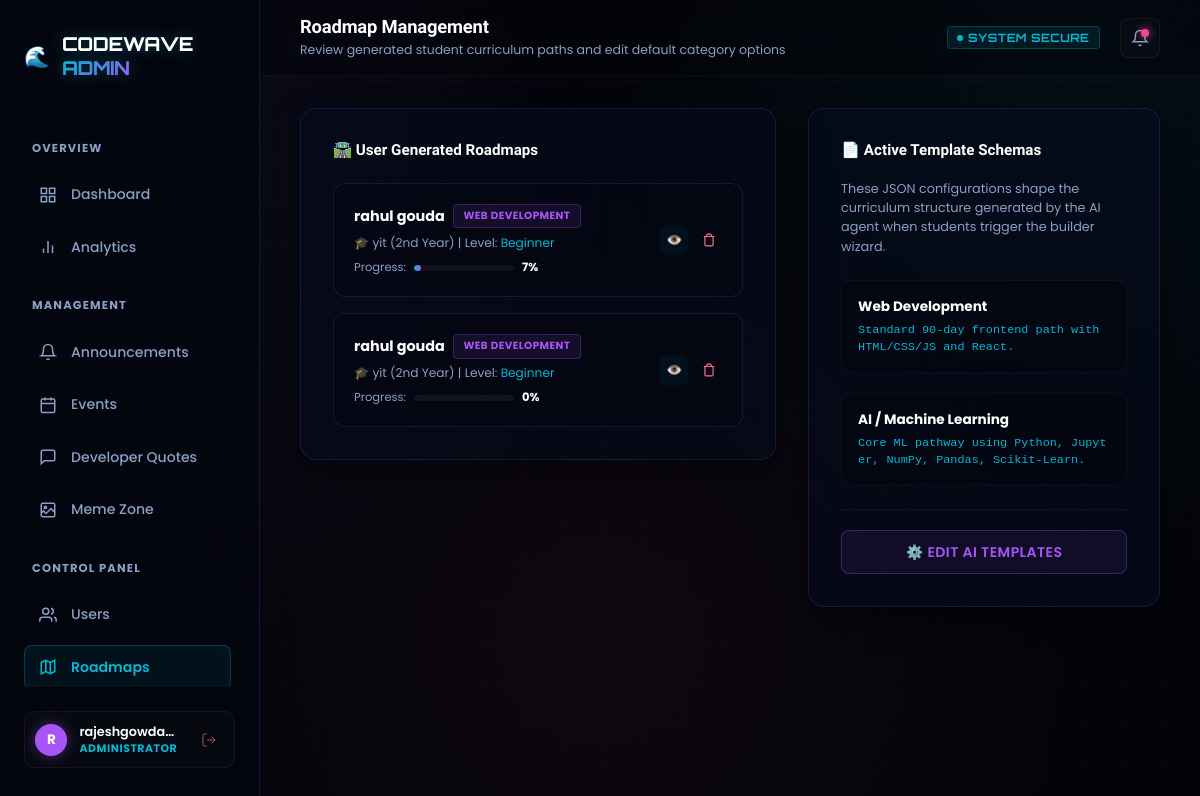
Page /codewave-admin/roadmaps/ (signed in) on the committed database.
### waves/models.py (models this page shows, shortened)
class UserRoadmap(models.Model):
    full_name = models.CharField(max_length=150)
    college = models.CharField(max_length=255)
    branch = models.CharField(max_length=150)
    current_year = models.CharField(max_length=50)
    career_interest = models.TextField()  # Stores selected interest(s), e.g. "Web Development" or comma-separated
    skill_level = models.CharField(max_length=50)
    existing_skills = models.TextField()  # Comma-separated list of skills
    learning_time = models.CharField(max_length=100)
    goal = models.CharField(max_length=150)
    generated_roadmap = models.JSONField(default=dict)
    progress_percentage = models.IntegerField(default=0)
    completed_topics = models.TextField(default="", blank=True)  # Comma-separated list of completed items
    learning_streak = models.IntegerField(default=0)
    created_at = models.DateTimeField(auto_now_add=True)
    updated_at = models.DateTimeField(auto_now=True)

### codewave_admin/views.py (the view)
# urls.py: path('roadmaps/', views.roadmaps_view, name='roadmaps_view'),
@admin_only
def roadmaps_view(request):
    roadmaps = UserRoadmap.objects.order_by('-created_at') if hasattr(UserRoadmap, 'created_at') else UserRoadmap.objects.all()
    roadmap_template_setting, _ = SystemSetting.objects.get_or_create(
        key='ai_roadmap_templates',
        defaults={'value': '{"Web Development": "Standard 90-day frontend path with HTML/CSS/JS and React.", "AI / Machine Learning": "Core ML pathway using Python, Jupyter, NumPy, Pandas, Scikit-Learn."}', 'description': 'AI templates config JSON'}
    )
    context = {
        'roadmaps': roadmaps,
        'ai_templates': json.loads(roadmap_template_setting.value),
        'active_tab': 'roadmaps'
    }
    return render(request, 'codewave_admin/roadmaps.html', context)

### codewave_admin/views.py (called while the page is built)
def admin_only(view_func):
    actual_decorator = user_passes_test(
        lambda u: u.is_active and u.is_staff,
        login_url='codewave_admin:admin_login'
    )
    return actual_decorator(view_func)

### template/codewave_admin/roadmaps.html
{% extends 'codewave_admin/base_admin.html' %}
{% block page_title %}Roadmap Management{% endblock %}
{% block page_subtitle %}Review generated student curriculum paths and edit default category options{% endblock %}
{% block content %}
<div style="display: grid; grid-template-columns: 1.15fr 0.85fr; gap: 2rem; align-items: start;">
  <div class="glass-card" style="padding: 2rem;">
    <h3 style="font-family: var(--font-heading); font-size: 0.95rem; color: white; margin-bottom: 1.5rem;">🛣️ User Generated Roadmaps</h3>
    <div style="display: flex; flex-direction: column; gap: 1rem;">
      {% for r in roadmaps %}
        <div style="background: rgba(4,6,15,0.4); border: 1px solid var(--card-border); border-radius: 12px; padding: 1.25rem; display: flex; justify-content: space-between; align-items: center; gap: 1rem; transition: border-color 0.2s;" onmouseover="this.style.borderColor='var(--neon-cyan)';" onmouseout="this.style.borderColor='var(--card-border)';">
          <div>
            <div style="display: flex; align-items: center; gap: 0.5rem; margin-bottom: 0.35rem;">
              <h4 style="font-size: 0.9rem; color: white; font-weight: 700;">{{ r.full_name }}</h4>
              <span class="badge badge-purple" style="font-size:0.65rem;">{{ r.career_interest }}</span>
            </div>
            <p style="font-size: 0.76rem; color: var(--text-muted); margin-bottom: 0.45rem;">
              🎓 {{ r.college }} ({{ r.current_year }}) | Level: <span style="color: var(--neon-cyan);">{{ r.skill_level }}</span>
            </p>
            <div style="display: flex; align-items: center; gap: 0.5rem;">
              <span style="font-size: 0.72rem; color: var(--text-muted);">Progress:</span>
              <div style="width: 100px; height: 6px; background: rgba(255,255,255,0.05); border-radius: 99px; overflow: hidden;">
                <div style="width: {{ r.progress_percentage }}%; height: 100%; background: linear-gradient(90deg, var(--neon-cyan), var(--neon-purple)); border-radius: 99px;"></div>
              </div>
              <span style="font-size: 0.72rem; font-weight: 700; color: white;">{{ r.progress_percentage }}%</span>
            </div>
          </div>
          <div style="display: flex; align-items: center; gap: 0.5rem;">
            <a href="{% url 'roadmap' %}?id={{ r.id }}" target="_blank" class="btn-logout" style="color:var(--neon-cyan); background:rgba(6,182,212,0.05); text-decoration:none; padding:6px; font-size:0.8rem;" title="View Live Roadmap">
              👁️
            </a>
            <a href="{% url 'codewave_admin:roadmap_delete' r.pk %}" class="btn-logout" style="padding:6px;" onclick="return confirm('Are you sure you want to delete this generated roadmap?');" title="Delete">
              <svg style="width:14px; height:14px; stroke:currentColor; fill:none; stroke-width:2" viewBox="0 0 24 24"><polyline points="3 6 5 6 21 6"/><path d="M19 6v14a2 2 0 0 1-2 2H7a2 2 0 0 1-2-2V6m3 0V4a2 2 0 0 1 2-2h4a2 2 0 0 1 2 2v2"/></svg>
            </a>
          </div>
        </div>
      {% empty %}
        <div style="text-align: center; color: var(--text-muted); padding: 3rem;">
          No generated roadmaps currently logged in database.
        </div>
      {% endfor %}
    </div>
  </div>
  <div class="glass-card" style="padding: 2rem;">
    <h3 style="font-family: var(--font-heading); font-size: 0.95rem; color: white; margin-bottom: 1.25rem;">📄 Active Template Schemas</h3>
    <p style="font-size: 0.8rem; color: var(--text-muted); margin-bottom: 1.5rem; line-height: 1.5;">
      These JSON configurations shape the curriculum structure generated by the AI agent when students trigger the builder wizard.
    </p>
    <div style="display: flex; flex-direction: column; gap: 1.25rem;">
      {% for name, template in ai_templates.items %}
        <div style="background: rgba(0,0,0,0.2); border: 1px solid rgba(255,255,255,0.04); border-radius: 10px; padding: 1rem;">
          <h4 style="font-size: 0.85rem; color: white; font-weight: 700; margin-bottom: 0.35rem;">{{ name }}</h4>
          <code style="font-family: monospace; font-size: 0.74rem; color: var(--neon-cyan); display: block; line-height: 1.4; word-break: break-all;">
            {{ template }}
          </code>
        </div>
      {% endfor %}
    </div>
    <div style="margin-top: 1.5rem; border-top: 1px solid rgba(255,255,255,0.05); padding-top: 1.25rem;">
      <a href="{% url 'codewave_admin:ai_settings_view' %}" class="btn-purple" style="width: 100%; justify-content: center; text-align: center;">
        ⚙️ Edit AI Templates
      </a>
    </div>
  </div>
</div>
{% endblock %}

### template/codewave_admin/base_admin.html (shortened to what this page needs)
{% load static %}
<!DOCTYPE html>
<html lang="en">
<head>
</head>
<body>
  <aside class="sidebar">
    <a href="{% url 'codewave_admin:admin_dashboard' %}" class="brand-area">
      <span class="brand-logo-wave">🌊</span>
      <span class="brand-logo">CODEWAVE <span>ADMIN</span></span>
    </a>
    <ul class="sidebar-menu">
      <li class="menu-header">Overview</li>
      <li class="menu-item {% if active_tab == 'dashboard' %}active{% endif %}">
        <a href="{% url 'codewave_admin:admin_dashboard' %}">
          <svg viewBox="0 0 24 24"><rect x="3" y="3" width="7" height="7"/><rect x="14" y="3" width="7" height="7"/><rect x="14" y="14" width="7" height="7"/><rect x="3" y="14" width="7" height="7"/></svg>
          Dashboard
        </a>
      </li>
      <li class="menu-item {% if active_tab == 'analytics' %}active{% endif %}">
        <a href="{% url 'codewave_admin:analytics_view' %}">
          <svg viewBox="0 0 24 24"><line x1="18" y1="20" x2="18" y2="10"/><line x1="12" y1="20" x2="12" y2="4"/><line x1="6" y1="20" x2="6" y2="14"/></svg>
          Analytics
        </a>
      </li>
      <li class="menu-header">Management</li>
      <li class="menu-item {% if active_tab == 'announcements' %}active{% endif %}">
        <a href="{% url 'codewave_admin:announcements_view' %}">
          <svg viewBox="0 0 24 24"><path d="M18 8A6 6 0 0 0 6 8c0 7-3 9-3 9h18s-3-2-3-9"/><path d="M13.73 21a2 2 0 0 1-3.46 0"/></svg>
          Announcements
        </a>
      </li>
      <li class="menu-item {% if active_tab == 'events' %}active{% endif %}">
        <a href="{% url 'codewave_admin:events_view' %}">
          <svg viewBox="0 0 24 24"><rect x="3" y="4" width="18" height="18" rx="2" ry="2"/><line x1="16" y1="2" x2="16" y2="6"/><line x1="8" y1="2" x2="8" y2="6"/><line x1="3" y1="10" x2="21" y2="10"/></svg>
          Events
        </a>
      </li>
      <li class="menu-item {% if active_tab == 'quotes' %}active{% endif %}">
        <a href="{% url 'codewave_admin:quotes_view' %}">
          <svg viewBox="0 0 24 24"><path d="M21 15a2 2 0 0 1-2 2H7l-4 4V5a2 2 0 0 1 2-2h14a2 2 0 0 1 2 2z"/></svg>
          Developer Quotes
        </a>
      </li>
      <li class="menu-item {% if active_tab == 'memes' %}active{% endif %}">
        <a href="{% url 'codewave_admin:memes_view' %}">
          <svg viewBox="0 0 24 24"><rect x="3" y="3" width="18" height="18" rx="2"/><circle cx="8.5" cy="8.5" r="1.5"/><path d="M20.4 14.5L16 10 9.4 16.6 6 13.2 3.6 15.6"/></svg>
          Meme Zone
        </a>
      </li>
      <li class="menu-header">Control Panel</li>
      <li class="menu-item {% if active_tab == 'users' %}active{% endif %}">
        <a href="{% url 'codewave_admin:users_view' %}">
          <svg viewBox="0 0 24 24"><path d="M17 21v-2a4 4 0 0 0-4-4H5a4 4 0 0 0-4 4v2"/><circle cx="9" cy="7" r="4"/><path d="M23 21v-2a4 4 0 0 0-3-3.87"/><path d="M16 3.13a4 4 0 0 1 0 7.75"/></svg>
          Users
        </a>
      </li>
      <li class="menu-item {% if active_tab == 'roadmaps' %}active{% endif %}">
        <a href="{% url 'codewave_admin:roadmaps_view' %}">
          <svg viewBox="0 0 24 24"><polygon points="3 6 9 3 15 6 21 3 21 18 15 21 9 18 3 21"/><line x1="9" y1="3" x2="9" y2="18"/><line x1="15" y1="6" x2="15" y2="21"/></svg>
          Roadmaps
        </a>
      </li>
    </ul>
    <div class="sidebar-footer">
      <div class="admin-profile-pill">
        <div class="admin-avatar">
          {{ request.user.username|make_list|first|upper }}
        </div>
        <div class="admin-info">
          <div class="admin-name">{{ request.user.username }}</div>
          <div class="admin-role">ADMINISTRATOR</div>
        </div>
        <a href="{% url 'codewave_admin:admin_logout' %}" class="btn-logout" title="Logout">
          <svg style="width:16px; height:16px; stroke:#fb7185; fill:none;" viewBox="0 0 24 24"><path d="M9 21H5a2 2 0 0 1-2-2V5a2 2 0 0 1 2-2h4"/><polyline points="16 17 21 12 16 7"/><line x1="21" y1="12" x2="9" y2="12"/></svg>
        </a>
      </div>
    </div>
  </aside>
  <main class="app-main">
    <header class="topbar">
      <div class="page-title-area">
        <h2 class="page-title">
          {% block page_title %}Dashboard{% endblock %}
        </h2>
        <p class="page-subtitle">
          {% block page_subtitle %}Overview metrics & logs{% endblock %}
        </p>
      </div>
      <div class="topbar-actions">
        <span class="badge badge-cyan" style="gap: 5px; font-family: var(--font-display);">
          <span style="display:inline-block; width:6px; height:6px; background:var(--neon-cyan); border-radius:50%; box-shadow:var(--neon-cyan-glow)"></span>
          SYSTEM SECURE
        </span>
        <div class="notification-bell">
          <svg style="width:18px; height:18px; fill:none; stroke:currentColor; stroke-width:2" viewBox="0 0 24 24"><path d="M18 8A6 6 0 0 0 6 8c0 7-3 9-3 9h18s-3-2-3-9"/><path d="M13.73 21a2 2 0 0 1-3.46 0"/></svg>
          <span class="bell-dot"></span>
        </div>
      </div>
    </header>
    <div class="content-body">
      {% block content %}
      {% endblock %}
    </div>
  </main>
</body>
</html>

### rows in the picture
UserRoadmap: full_name "rahul gouda", career_interest "WEB DEVELOPMENT", college "yit", current_year "2nd Year", skill_level "Beginner", progress_percentage "7"
UserRoadmap: full_name "rahul gouda", career_interest "WEB DEVELOPMENT", college "yit", current_year "2nd Year", skill_level "Beginner", progress_percentage "0"

### other values in the picture
{{ request.user.username|make_list|first|upper }} "R"
{{ request.user.username }} "rajeshgowda…"
{{ name }} "Web Development" "AI / Machine Learning"
{{ template }} "Standard 90-day frontend path with HTML/CSS/JS and React." "Core ML pathway using Python, Jupyter, NumPy, Pandas, Scikit-Learn."
